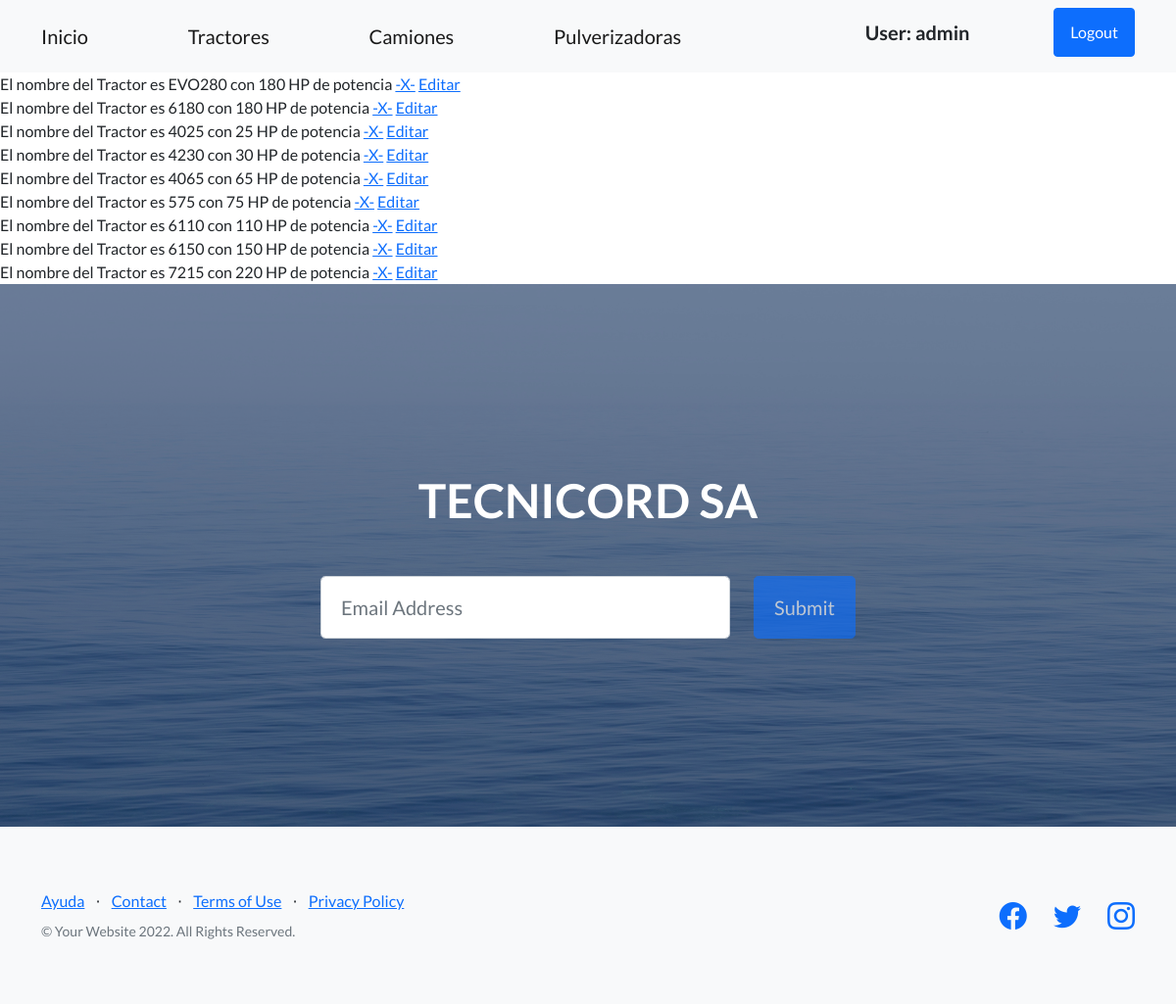
The page /Tecnicord/tractores/ (signed in) on the database as committed earlier.
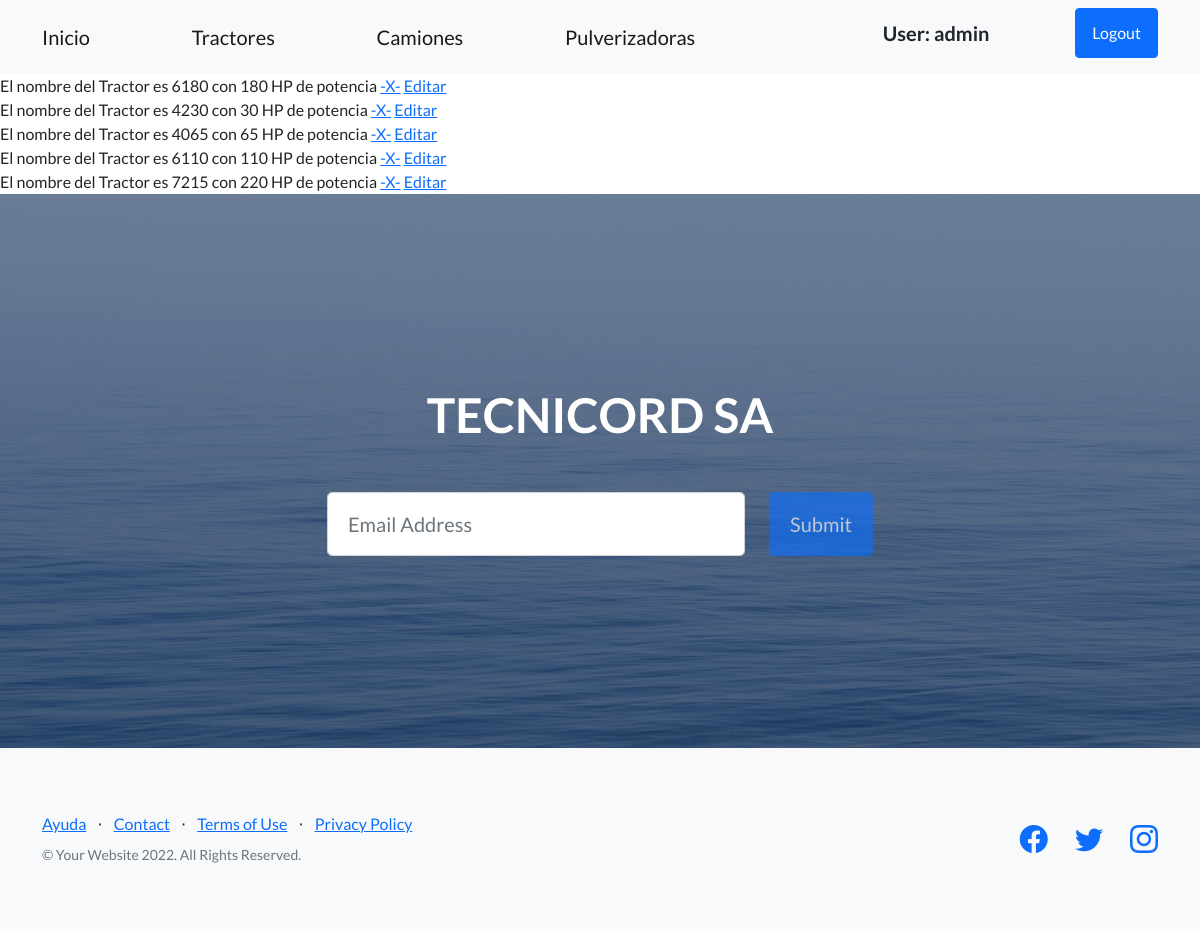
The same page on the database as committed later.
### Tecnicord/models.py (models this page shows, shortened)
class Tractores(models.Model):
    nombre = models.CharField(max_length=40)
    potencia = models.IntegerField(unique=True)

### Tecnicord/views.py (the view)
# urls.py: path('tractores/', TractoresList.as_view(), name='TecnicordTractores'),
class TractoresList(LoginRequiredMixin,ListView):
    model = Tractores
    template_name = 'Tecnicord/tractores.html'

### templates/Tecnicord/tractores.html (shortened to what this page needs)
{% extends 'index.html' %}
{% block inicio %}
 {% for tractor in object_list %}
        El nombre del Tractor es {{ tractor.nombre }} con {{ tractor.potencia }} HP de potencia
    <a href="{% url 'TecnicordEliminarTractor' tractor.potencia %}">-X-</a>
    <a href="{% url 'TecnicordEditarTractores' tractor.potencia %}" > Editar </a>
    <br>
 {% endfor %}
{% endblock %}

Rows that differ between the two databases and show on the page:
removed Tractores: nombre "EVO280", potencia "180"
removed Tractores: nombre "4025", potencia "25"
removed Tractores: nombre "575", potencia "75"
removed Tractores: nombre "6150", potencia "150"
